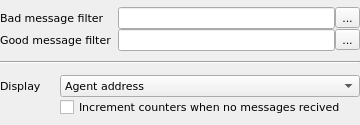
<?xml version="1.0" encoding="UTF-8"?>
<ui version="4.0">
 <class>SnmpTrapWidget</class>
 <widget class="QWidget" name="SnmpTrapWidget">
  <property name="geometry">
   <rect>
    <x>0</x>
    <y>0</y>
    <width>360</width>
    <height>125</height>
   </rect>
  </property>
  <property name="font">
   <font>
    <family>DejaVu Sans</family>
    <pointsize>8</pointsize>
   </font>
  </property>
  <property name="windowTitle">
   <string>Form</string>
  </property>
  <layout class="QGridLayout" name="gridLayout_3" rowstretch="0,0,0" rowminimumheight="0,10,0">
   <property name="leftMargin">
    <number>0</number>
   </property>
   <property name="topMargin">
    <number>0</number>
   </property>
   <property name="rightMargin">
    <number>0</number>
   </property>
   <property name="bottomMargin">
    <number>0</number>
   </property>
   <property name="spacing">
    <number>0</number>
   </property>
   <item row="0" column="0">
    <layout class="QGridLayout" name="gridLayout">
     <property name="spacing">
      <number>0</number>
     </property>
     <item row="0" column="0">
      <widget class="QLabel" name="lblBadMessage">
       <property name="text">
        <string>Bad message filter</string>
       </property>
       <property name="buddy">
        <cstring>lnBadMessage</cstring>
       </property>
      </widget>
     </item>
     <item row="0" column="1">
      <widget class="QLineEdit" name="lnBadMessage"/>
     </item>
     <item row="0" column="2">
      <widget class="QToolButton" name="btnBadMessage">
       <property name="text">
        <string>...</string>
       </property>
       <property name="icon">
        <iconset resource="../../qHostMonitor.qrc">
         <normaloff>:/img/browse.png</normaloff>:/img/browse.png</iconset>
       </property>
       <property name="iconSize">
        <size>
         <width>18</width>
         <height>16</height>
        </size>
       </property>
      </widget>
     </item>
     <item row="1" column="0">
      <widget class="QLabel" name="lblGoodMessage">
       <property name="text">
        <string>Good message filter  </string>
       </property>
       <property name="buddy">
        <cstring>lnGoodMessage</cstring>
       </property>
      </widget>
     </item>
     <item row="1" column="1">
      <widget class="QLineEdit" name="lnGoodMessage"/>
     </item>
     <item row="1" column="2">
      <widget class="QToolButton" name="btnGoodMessage">
       <property name="text">
        <string>...</string>
       </property>
       <property name="icon">
        <iconset resource="../../qHostMonitor.qrc">
         <normaloff>:/img/browse.png</normaloff>:/img/browse.png</iconset>
       </property>
       <property name="iconSize">
        <size>
         <width>18</width>
         <height>16</height>
        </size>
       </property>
      </widget>
     </item>
    </layout>
   </item>
   <item row="1" column="0">
    <widget class="Line" name="line">
     <property name="orientation">
      <enum>Qt::Horizontal</enum>
     </property>
    </widget>
   </item>
   <item row="2" column="0">
    <layout class="QGridLayout" name="gridLayout_2" columnstretch="1,5" columnminimumwidth="0,0">
     <property name="spacing">
      <number>0</number>
     </property>
     <item row="0" column="0">
      <widget class="QLabel" name="lblDisplay">
       <property name="text">
        <string>Display</string>
       </property>
       <property name="buddy">
        <cstring>cmbSelecDisplay</cstring>
       </property>
      </widget>
     </item>
     <item row="0" column="1">
      <widget class="QComboBox" name="cmbSelecDisplay">
       <item>
        <property name="text">
         <string>Agent address</string>
        </property>
       </item>
       <item>
        <property name="text">
         <string>Trap type</string>
        </property>
       </item>
       <item>
        <property name="text">
         <string>Enterprise</string>
        </property>
       </item>
       <item>
        <property name="text">
         <string>OID</string>
        </property>
       </item>
       <item>
        <property name="text">
         <string>Counter value</string>
        </property>
       </item>
       <item>
        <property name="text">
         <string>Relative value</string>
        </property>
       </item>
       <item>
        <property name="text">
         <string>OID &amp; Value</string>
        </property>
       </item>
      </widget>
     </item>
     <item row="1" column="1">
      <widget class="QCheckBox" name="chkIncrementCounters">
       <property name="text">
        <string>Increment counters when no messages recived</string>
       </property>
      </widget>
     </item>
    </layout>
   </item>
  </layout>
 </widget>
 <resources>
  <include location="../../qHostMonitor.qrc"/>
  <include location="../../qHostMonitor.qrc"/>
 </resources>
 <connections/>
</ui>
